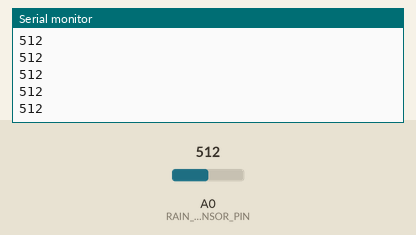
Recording of a sketch running on a simulated Arduino Uno, built with avr-gcc and run on an emulated ATmega328P. Parts: the last lines printed to the serial monitor. The inputs (shaded band) are chosen by the test bench; at power-on: A0 (RAIN_SENSOR_PIN) = 512.

Above: at 1.2 s.
1.3 s: A0 (RAIN_SENSOR_PIN) set to 716
At 2.2 s:
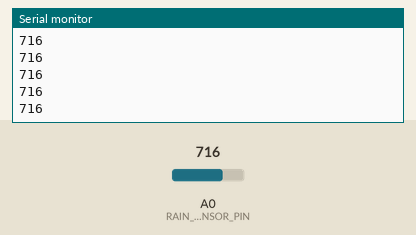
2.8 s: A0 (RAIN_SENSOR_PIN) set to 900
At 3.7 s:
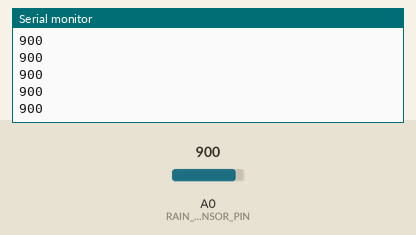
Timing chart, 0 to 5.8 s (numbered marks = the images above; inputs shaded):
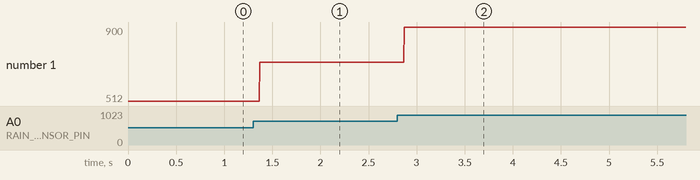

Measured:
- after the input at 1.3 s, the serial monitor: prints a new line after 0.07 s (image 1)
- after the input at 2.8 s, the serial monitor: prints a new line after 0.07 s (image 2)
- plotted number 1: 512 → 716 after the input at 1.3 s, 716 → 900 after the input at 2.8 s

The sketch:

Rain_sensor.ino
```cpp
int RAIN_SENSOR_PIN = 0;
void setup() {
  Serial.begin(9600);
  pinMode(RAIN_SENSOR_PIN, INPUT);
}

void loop() {
  int rainState = analogRead(RAIN_SENSOR_PIN);
  Serial.println(rainState);
}
```
